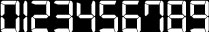
#> input picture 7-segment-digital-recongnition/number/n.jpg, 209 x 32 px, given in place of n.bmp, which was not available
$ python a.py   (Python 2 division)   (older library calls are emulated)
#> lines starting #> are read from the running program, lines starting #| are printed output that depends on the picture; after the words box and inside, x2 and y2 are one past the last pixel; in counts of white or black regions, pixels touching at a corner belong together; pictures that were not available may be replaced by others from this repository, and a replacement may not be noted
#coding=utf-8
import cv2
import numpy as np
import matplotlib.image as mpimg
from matplotlib import pyplot as plt

#灰度最大最小值的均值+最小值
def maxMinAvarge(img):
	max=np.max(img)
	min=np.min(img)
	return (max-min)/2+min

def zhifangtu(img,pos,title):
	bins = np.arange(257)

	item = img
	hist,bins = np.histogram(item,bins)
	width = 0.7*(bins[1]-bins[0])
	center = (bins[:-1]+bins[1:])/2
	plt.subplot(pos),plt.bar(center, hist, align = 'center', width = width),plt.title(title)
	return

def getContoursRectImage(img):
	result_img=[]
	result_hu=[]
	image, contours, hierarchy = cv2.findContours(img.copy(),cv2.RETR_EXTERNAL,cv2.CHAIN_APPROX_SIMPLE)
	img=cv2.drawContours(img,contours,-1,(255,0,0),3)
	for ctr in contours:
		rect=cv2.boundingRect(ctr)
		roi = img[rect[1]:rect[3]+rect[1],rect[0]:rect[2]+rect[0]]
	    width=int(32*rect[2]/rect[3])
	    roi = cv2.resize(roi, (width, 32), interpolation=cv2.INTER_AREA)
	    m=cv2.moments(roi)
	    hm=cv2.HuMoments(m);
	    result_hu.append(ctr);
	    result_img.append(roi)
	# [11 lines of commented-out code are left out]
	return [result_img,result_hu]

#number_mod=[
#	cv2.threshold(cv2.cvtColor(cv2.imread('/Users/jack/Pictures/number/0.jpg'),cv2.COLOR_BGR2GRAY),128,255,cv2.THRESH_BINARY)[1],
#	cv2.threshold(cv2.cvtColor(cv2.imread('/Users/jack/Pictures/number/1.jpg'),cv2.COLOR_BGR2GRAY),128,255,cv2.THRESH_BINARY)[1],
#	cv2.threshold(cv2.cvtColor(cv2.imread('/Users/jack/Pictures/number/2.jpg'),cv2.COLOR_BGR2GRAY),128,255,cv2.THRESH_BINARY)[1],
#	cv2.threshold(cv2.cvtColor(cv2.imread('/Users/jack/Pictures/number/3.jpg'),cv2.COLOR_BGR2GRAY),128,255,cv2.THRESH_BINARY)[1],
#	cv2.threshold(cv2.cvtColor(cv2.imread('/Users/jack/Pictures/number/4.jpg'),cv2.COLOR_BGR2GRAY),128,255,cv2.THRESH_BINARY)[1],
#	cv2.threshold(cv2.cvtColor(cv2.imread('/Users/jack/Pictures/number/5.jpg'),cv2.COLOR_BGR2GRAY),128,255,cv2.THRESH_BINARY)[1],
#	cv2.threshold(cv2.cvtColor(cv2.imread('/Users/jack/Pictures/number/6.jpg'),cv2.COLOR_BGR2GRAY),128,255,cv2.THRESH_BINARY)[1],
#	cv2.threshold(cv2.cvtColor(cv2.imread('/Users/jack/Pictures/number/7.jpg'),cv2.COLOR_BGR2GRAY),128,255,cv2.THRESH_BINARY)[1],
#	cv2.threshold(cv2.cvtColor(cv2.imread('/Users/jack/Pictures/number/8.jpg'),cv2.COLOR_BGR2GRAY),128,255,cv2.THRESH_BINARY)[1],
#	cv2.threshold(cv2.cvtColor(cv2.imread('/Users/jack/Pictures/number/9.jpg'),cv2.COLOR_BGR2GRAY),128,255,cv2.THRESH_BINARY)[1],
#]

number_mod=cv2.threshold(cv2.cvtColor(cv2.imread('/Users/jack/Pictures/number/n.bmp'),cv2.COLOR_BGR2GRAY),128,255,cv2.THRESH_BINARY)[1]
#> number_mod: shape (32, 209); 34.4% white; 13 white regions, largest, box (x1, y1, x2, y2) and area: (167, 1, 186, 32) 320, (190, 1, 209, 32) 288, (122, 1, 141, 32) 274
#number_mod=cv2.imread('./number/n.bmp')

#img=cv2.imread('./number/n.bmp')
#img=cv2.imread('./images/QQ20160317-1.png')
img=cv2.imread('./images/QQ20160318-2.png')
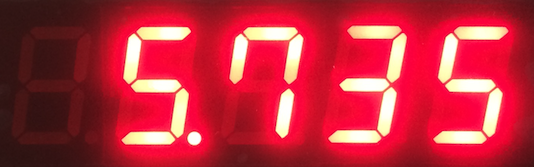
#> input picture 7-segment-digital-recongnition/images/QQ20160318-2.png, 534 x 167 px
#> img is the input picture: shape (167, 534, 3); mean B, G, R 62.2, 45.4, 188.8
#img=cv2.imread('./images/QQ20160317-4.png') #车牌
#img=cv2.imread('./imagesp/hoto_2.jpg')
#img=cv2.imread('./images/photo_1.jpg')
width=int(32*len(img[0])/len(img))
#> width = 102
img = cv2.resize(img, (width, 32), interpolation=cv2.INTER_AREA)
#> img: shape (32, 102, 3)
img_gray=cv2.cvtColor(img,cv2.COLOR_BGR2GRAY) #灰度
img_smooth=cv2.GaussianBlur(img_gray, (1,7), 0) #高斯平滑,纵向,为了让0,7这种上下连通
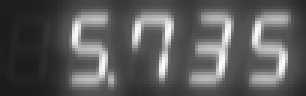
#> img_smooth: shape (32, 102) (shown 3 times larger); min 27, max 254, mean 90.3
img_equ=img_smooth
#if( (np.max(img_smooth)-np.min(img_smooth))/255 <=0.3 ):
#img_equ=cv2.equalizeHist(img_smooth)
#如果灰度的均值大于 maxMinAvarge 则说明背景偏亮,则要让背景变为黑色
if(np.mean(img_smooth)>maxMinAvarge(img_smooth)):
#> in maxMinAvarge, `max=np.max(img)`: max = 254
#> in maxMinAvarge, `min=np.min(img)`: min = 27
	ret,img_binary=cv2.threshold(img_equ,maxMinAvarge(img_smooth),255,cv2.THRESH_BINARY_INV)
else:
	ret,img_binary=cv2.threshold(img_equ,maxMinAvarge(img_smooth),255,cv2.THRESH_BINARY)
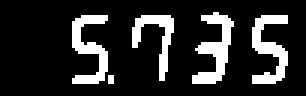
#> img_binary: shape (32, 102) (shown 3 times larger); 16.7% white; 5 white regions (1 under 20 px)
#> ret = 140
# [5 lines of commented-out code are left out]

image, contours, hierarchy = cv2.findContours(img_binary.copy(),cv2.RETR_EXTERNAL,cv2.CHAIN_APPROX_SIMPLE)
#> contours = 5 contours, 1 with area under 20; largest, box (x1, y1, x2, y2) and area: (64, 4, 78, 28) 108, (84, 5, 96, 28) 98, (24, 5, 36, 28) 94, (44, 5, 58, 27) 72
# Get rectangles contains each contour
rects = [cv2.boundingRect(ctr) for ctr in contours]
#> rects = [(36, 25, 2, 3), (84, 5, 12, 23), (44, 5, 14, 22), (24, 5, 12, 23), (64, 4, 14, 24)]

# For each rectangular region, calculate HOG features and predict
# the digit using Linear SVM.

number_image=[]

for rect in rects:
    # Draw the rectangles
    cv2.rectangle(img, (rect[0], rect[1]), (rect[0] + rect[2], rect[1] + rect[3]), (0, 255, 0), 1)
    roi = img_binary[rect[1]:rect[3]+rect[1],rect[0]:rect[2]+rect[0]]
    width=int(32*rect[2]/rect[3])
    roi = cv2.resize(roi, (width, 32), interpolation=cv2.INTER_AREA)
    number_image.append(roi)
#> this loop made 5 passes
#> (rect, width) on passes 2 to 5: ((84, 5, 12, 23), 16), ((44, 5, 14, 22), 20), ((24, 5, 12, 23), 16), ((64, 4, 14, 24), 18)
#> (rect, roi, width) on pass 1: ((36, 25, 2, 3), [[255, 255], [255, 255], [255, 255]], 21)
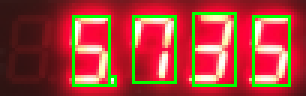
#> img: shape (32, 102, 3) (shown 3 times larger); mean B, G, R 55.2, 63.5, 167.4
#> after the loop, number_image = 5 items

plt.subplot(421),plt.imshow(img_gray,'gray'),plt.title('gray')
zhifangtu(img_gray,422,str(np.mean(img_gray)))
#> in zhifangtu, `hist,bins = np.histogram(item,bins)`: hist = 256 values, max 159 at index 84, min 0 at index 0, mean 12.75; bins = 257 values from 0 to 256
#> in zhifangtu, `width = 0.7*(bins[1]-bins[0])`: width = 0.7
#> in zhifangtu, `center = (bins[:-1]+bins[1:])/2`: center = 256 values from 0 to 255

plt.subplot(423),plt.imshow(img_binary,'gray'),plt.title('img_binary')
zhifangtu(img_binary,424,str(maxMinAvarge(img_equ)))

plt.subplot(425),plt.imshow(img,'gray'),plt.title('final')

plt.figure(2)
j=1
for i in number_image:
	plt.subplot(10,3,j),plt.imshow(i,'gray')
	j=j+1
#> this loop made 5 passes
#> after the loop, j = 6


plt.figure(3)
j=1
tmp=getContoursRectImage(number_mod)
#> in getContoursRectImage, `image, contours, hierarchy = cv2.findContours(img.copy(),cv2.RETR_EXTE..`: contours = 13 contours; largest, box (x1, y1, x2, y2) and area: (167, 1, 186, 32) 518, (190, 1, 209, 32) 352, (122, 1, 141, 32) 338, (54, 1, 73, 32) 173, (31, 1, 50, 32) 168
#> in getContoursRectImage, `img=cv2.drawContours(img,contours,-1,(255,0,0),3)`:
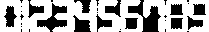
#> img: shape (32, 209); 64.6% white; 34 black regions (21 under 20 px)
#> the loop in getContoursRectImage, `for ctr in contours:` made 13 passes
#> (rect, width) on passes 1 to 12: ((160, 17, 4, 15), 8), ((23, 17, 4, 15), 8), ((1, 17, 19, 15), 40), ((190, 1, 19, 31), 19), ((167, 1, 19, 31), 19), ((145, 1, 19, 15), 40), ((122, 1, 19, 31), 19), ((99, 1, 19, 31), 19), ((77, 1, 18, 31), 18), ((54, 1, 19, 31), 19), ((31, 1, 19, 31), 19), ((23, 1, 4, 15), 8)
#> after the loop in getContoursRectImage, `for ctr in contours:`:
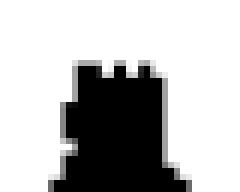
#> roi: shape (32, 40) (shown 6 times larger); min 0, max 255, mean 186.1
#> after the loop in getContoursRectImage, `for ctr in contours:`: result_hu has the same summary as contours; result_img = 13 items
#> tmp = 2 items
plt.subplot(3,5,12),plt.imshow(number_image[3],'gray')
m=cv2.moments(number_image[3])
#> m = moments, m00 65271, centre m10/m00, m01/m00 = (7.39, 15.25)
hm=cv2.HuMoments(m)
#> hm = [0.00193, 1.62e-06, 1.27e-11, 9.78e-12, 1.08e-22, 1.24e-14, 1.59e-23]
#image,contours,hierarchy = cv2.findContours(number_image[2].copy(),cv2.RETR_EXTERNAL,cv2.CHAIN_APPROX_SIMPLE)
#hm=contours[0]
epsilon = 0.1*cv2.arcLength(contours[0],True)
#> epsilon = 0.6
hm = cv2.approxPolyDP(contours[0],epsilon,True)
#> hm = [[36, 25], [36, 27], [37, 27], [37, 25]]
for i in tmp[0]:
	plt.subplot(3,5,j),plt.imshow(i,'gray'),plt.title(str(cv2.matchShapes(hm,tmp[1][j-1],2,0.0)))
	j=j+1
#> this loop made 13 passes
#> after the loop, j = 14
#print cv2.matchShapes(tmp[1][1],tmp[1][4],1,0.0)
#print cv2.matchShapes(tmp[1][5],tmp[1][8],1,0.0)
#plt.subplot(111),plt.imshow(number_mod,'gray')

plt.show()
#> figure, not shown here; B, G, R data is drawn as R, G, B; panel 2: tallest bar 159 high, from x = 83.65 to 84.35; panel 4: tallest bar 2719 high, from x = -0.35 to 0.35
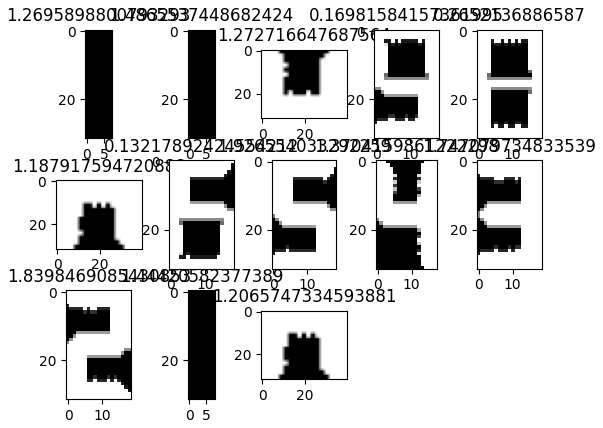
#> figure drawn by matplotlib, 13 panels
